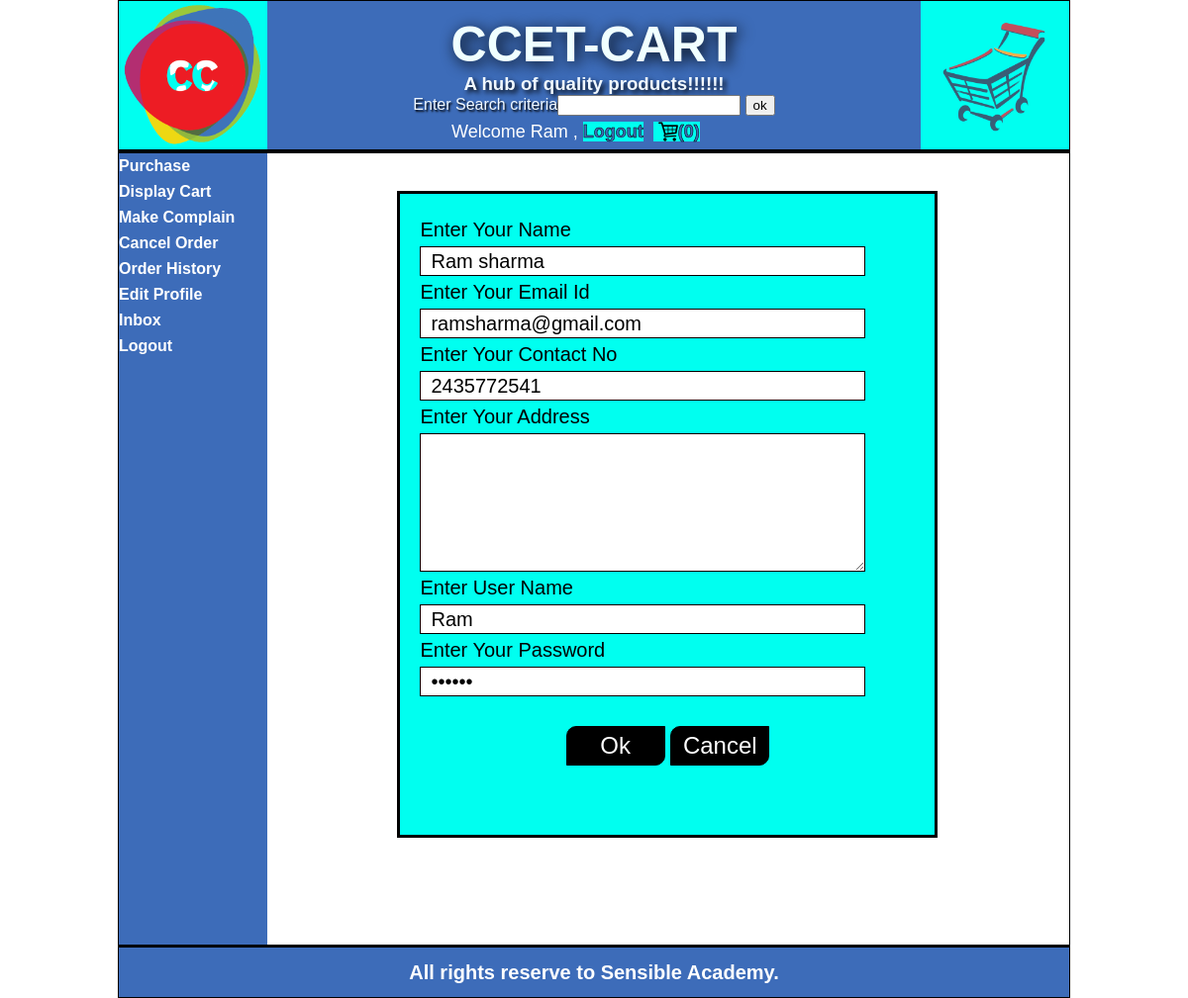
The page /editProfile.php (signed in) on the database its author committed.
### tables this page shows
CREATE TABLE IF NOT EXISTS `customer_info` (
  `id` int(11) NOT NULL AUTO_INCREMENT,
  `cust_name` varchar(30) NOT NULL,
  `cust_email` varchar(30) NOT NULL,
  `cust_mobile` varchar(10) NOT NULL,
  `cust_address` text NOT NULL,
  `user_name` varchar(30) NOT NULL,
  `user_pass` varchar(10) NOT NULL,
  `user_type` varchar(5) NOT NULL,
  `reg_date` date NOT NULL,
  PRIMARY KEY (`id`)
);

### editProfile.php (the view, shortened to what this page needs)
<?php @session_start();
 if(isset($_SESSION["uname"]) && $_SESSION["utype"]=="user")
  {
  include("header.php");
?>
<div id="content">
<div id="adminArea">
<div id="leftAdminArea">
<?php
  include("userMenu.php");
?>
</div>
<div id="rightAdminArea">
<div>&nbsp;</div>
<?php
include("dbconnect.php");
$usr=$_SESSION["uname"];
$rsUser=mysqli_query($con,"select * from customer_info where user_name='$usr'");
$row=mysqli_fetch_array($rsUser);
$a=$row["cust_name"];
$b=$row["cust_email"];
$c=$row["cust_mobile"];
$d=$row["cust_address"];
$e=$row["user_pass"];
?>
<div id="myForm">
  <form method="get" action="updateProfile.php">
<label>Enter Your Name </label>
<input type="text" name="txtName" value='<?=$a?>'>
<label>Enter Your Email Id </label>
<input type="text" name="txtEmail" value='<?=$b?>'>
<label>Enter Your Contact No </label>
<input type="text" name="txtContact" value='<?=$c?>'>
<label>Enter Your Address </label>
<textarea name="txtAddress" value='<?=$d?>' style="height: 140px;"> </textarea>
<label>Enter User Name </label>
<input type="text" name="txtUser" readonly='readonly' value='<?=$usr?>'>
<label>Enter Your Password </label>
<input type="password" name="txtPass" value='<?=$e?>'>
<div id="buttonGroup">
<input type="submit" value="Ok">
<input type="reset" value="Cancel">
</div>
  </form>
</div>
<div>&nbsp;</div>
</div>
</div>
</div>
<?php
  include("footer.php");
}
else
{
     header("location:loginForm.php");
}
?>

### mystyle.css (style rules this page uses)
body { margin: 0px; padding: 0px; font-family: Verdana, Geneva, Tahoma, sans-serif; }
#content { min-height: 450px; }
#myForm { width: 500px; border:3px solid black; padding: 20px; margin: 20px auto; min-height: 250px; font-size:20px ; background-color: #00fff0; }
#myForm label { display: block; margin: 5px 0px; }
#myForm input[type="text"],#myForm input[type="password"],#myForm input[type="date"],#myForm textarea,#myForm select { border:1px solid black; width: 90%; height: 30px; font-size: 20px; padding: 2px 10px; }
#buttonGroup { text-align: center; }
#buttonGroup input[type="submit"],#buttonGroup input[type="reset"],#buttonGroup input[type="button"] { width: 100px; height: 40px; margin: 10px; font-size: 20px; background-color: black; color:white; border-radius: 10px 0px; }
#adminArea { height:auto; border-bottom:3px solid black; border-top:3px solid black; }
#leftAdminArea { width:150px; min-height:100%; background-color: #3d6cb9; display:inline-block; vertical-align:top; }
#rightAdminArea { width:800px; height:auto; display:inline-block; vertical-align:top; }
#buttonGroup input[type=submit] { border: 0.5px solid black; width: 100px; height: 40px; background-color: black; font-size: 24px; margin: 30px auto; }
#buttonGroup input[type=reset] { border: 0.5px solid black; width: 100px; height: 40px; background-color: black; font-size: 24px; margin: 30px auto; }

### rows shown on the page
customer_info: txtName "Ram sharma", txtEmail "ramsharma@gmail.com", txtContact "2435772541"

### other values the page prints
$_SESSION["uname"] "Ram"
$cnt "0"
